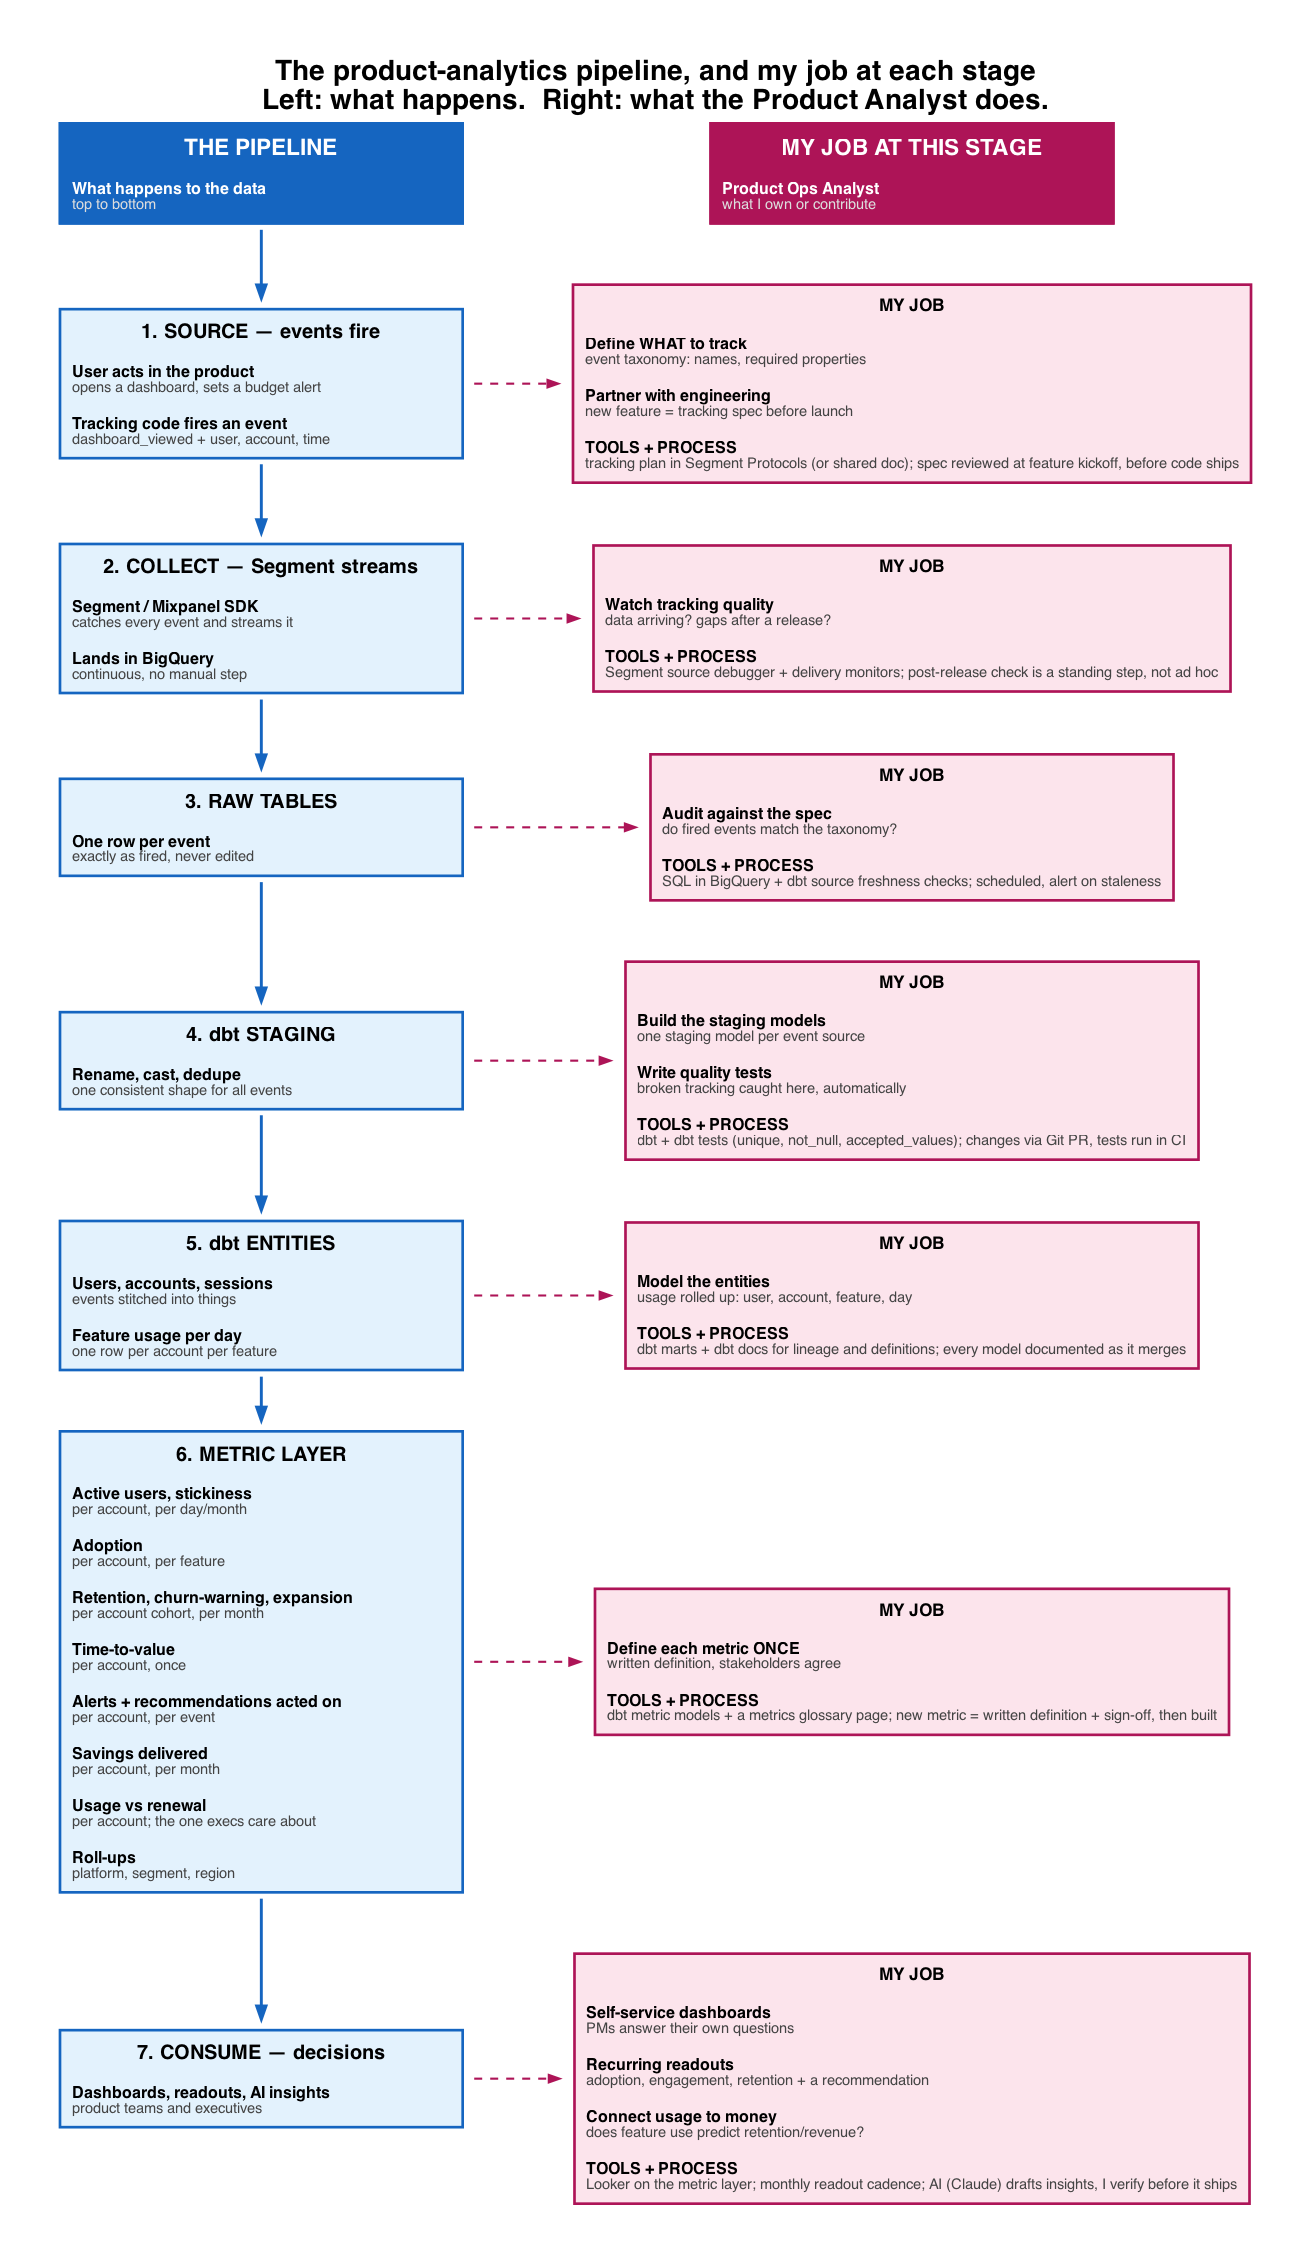

Source code (Python):
import graphviz
import os

# ---------------------------------------------------------------------
# DoiT's product-analytics pipeline top to bottom, and next to every
# stage: what the Product Ops Analyst actually does there.
# Left lane  (blue)  = what happens mechanically
# Right lane (pink)  = my job at that stage
# Interview-prep reference, not pipeline code.
# ---------------------------------------------------------------------

TITLE = (
    "The product-analytics pipeline, and my job at each stage\n"
    "Left: what happens.  Right: what the Product Analyst does."
)

W = 300


def cell(title, fill, border, rows, width=W, tsize="15", white=False):
    tcolor = ' COLOR="white"' if white else ""
    gcolor = "#DDDDDD" if white else "#444444"
    body = "".join(
        f'<TR><TD ALIGN="LEFT" BALIGN="LEFT" WIDTH="{width}">'
        f'<FONT POINT-SIZE="12"{tcolor}><B>{name}</B></FONT><BR/>'
        f'<FONT POINT-SIZE="11" COLOR="{gcolor}">{gloss}</FONT></TD></TR>'
        for name, gloss in rows
    )
    return (
        f'<<TABLE BORDER="2" COLOR="{border}" CELLBORDER="0" '
        f'CELLSPACING="0" CELLPADDING="8" BGCOLOR="{fill}">'
        f'<TR><TD ALIGN="CENTER" WIDTH="{width}">'
        f'<FONT POINT-SIZE="{tsize}"{tcolor}><B>{title}</B></FONT></TD></TR>'
        f"{body}</TABLE>>"
    )


g = graphviz.Digraph("event_to_dbt", format="png")
g.attr(
    rankdir="TB",
    bgcolor="white",
    pad="0.5",
    nodesep="0.9",
    ranksep="0.5",
    label=TITLE,
    labelloc="t",
    fontname="Helvetica-Bold",
    fontsize="21",
)
g.attr("node", shape="plaintext", fontname="Helvetica")
g.attr("edge", penwidth="2.2", arrowsize="1.0")

PIPE_FILL, PIPE_BORDER = "#E3F2FD", "#1565C0"
JOB_FILL, JOB_BORDER = "#FCE4EC", "#AD1457"

g.node("p_head", cell("THE PIPELINE", PIPE_BORDER, PIPE_BORDER,
                      [("What happens to the data", "top to bottom")],
                      tsize="17", white=True))
g.node("j_head", cell("MY JOB AT THIS STAGE", JOB_BORDER, JOB_BORDER,
                      [("Product Ops Analyst", "what I own or contribute")],
                      tsize="17", white=True))

# key, pipeline(title, rows), job rows
STAGES = [
    ("source", "1. SOURCE — events fire",
     [("User acts in the product", "opens a dashboard, sets a budget alert"),
      ("Tracking code fires an event", "dashboard_viewed + user, account, time")],
     [("Define WHAT to track", "event taxonomy: names, required properties"),
      ("Partner with engineering", "new feature = tracking spec before launch"),
      ("TOOLS + PROCESS", "tracking plan in Segment Protocols (or shared doc); "
                          "spec reviewed at feature kickoff, before code ships")]),
    ("collect", "2. COLLECT — Segment streams",
     [("Segment / Mixpanel SDK", "catches every event and streams it"),
      ("Lands in BigQuery", "continuous, no manual step")],
     [("Watch tracking quality", "data arriving? gaps after a release?"),
      ("TOOLS + PROCESS", "Segment source debugger + delivery monitors; "
                          "post-release check is a standing step, not ad hoc")]),
    ("raw", "3. RAW TABLES",
     [("One row per event", "exactly as fired, never edited")],
     [("Audit against the spec", "do fired events match the taxonomy?"),
      ("TOOLS + PROCESS", "SQL in BigQuery + dbt source freshness checks; "
                          "scheduled, alert on staleness")]),
    ("staging", "4. dbt STAGING",
     [("Rename, cast, dedupe", "one consistent shape for all events")],
     [("Build the staging models", "one staging model per event source"),
      ("Write quality tests", "broken tracking caught here, automatically"),
      ("TOOLS + PROCESS", "dbt + dbt tests (unique, not_null, accepted_values); "
                          "changes via Git PR, tests run in CI")]),
    ("entities", "5. dbt ENTITIES",
     [("Users, accounts, sessions", "events stitched into things"),
      ("Feature usage per day", "one row per account per feature")],
     [("Model the entities", "usage rolled up: user, account, feature, day"),
      ("TOOLS + PROCESS", "dbt marts + dbt docs for lineage and definitions; "
                          "every model documented as it merges")]),
    ("metrics", "6. METRIC LAYER",
     [("Active users, stickiness", "per account, per day/month"),
      ("Adoption", "per account, per feature"),
      ("Retention, churn-warning, expansion", "per account cohort, per month"),
      ("Time-to-value", "per account, once"),
      ("Alerts + recommendations acted on", "per account, per event"),
      ("Savings delivered", "per account, per month"),
      ("Usage vs renewal", "per account; the one execs care about"),
      ("Roll-ups", "platform, segment, region")],
     [("Define each metric ONCE", "written definition, stakeholders agree"),
      ("TOOLS + PROCESS", "dbt metric models + a metrics glossary page; "
                          "new metric = written definition + sign-off, then built")]),
    ("consume", "7. CONSUME — decisions",
     [("Dashboards, readouts, AI insights", "product teams and executives")],
     [("Self-service dashboards", "PMs answer their own questions"),
      ("Recurring readouts", "adoption, engagement, retention + a recommendation"),
      ("Connect usage to money", "does feature use predict retention/revenue?"),
      ("TOOLS + PROCESS", "Looker on the metric layer; monthly readout cadence; "
                          "AI (Claude) drafts insights, I verify before it ships")]),
]

for key, title, p_rows, j_rows in STAGES:
    g.node(f"p_{key}", cell(title, PIPE_FILL, PIPE_BORDER, p_rows))
    g.node(f"j_{key}", cell("MY JOB", JOB_FILL, JOB_BORDER, j_rows, tsize="13"))
    with g.subgraph() as s:
        s.attr(rank="same")
        s.node(f"p_{key}")
        s.node(f"j_{key}")
    g.edge(f"p_{key}", f"j_{key}", color="#AD1457", style="dashed",
           penwidth="1.6", arrowsize="0.8", constraint="false")

with g.subgraph() as s:
    s.attr(rank="same")
    s.node("p_head")
    s.node("j_head")

g.edge("p_head", "p_source", color="#1565C0")
g.edge("j_head", "j_source", style="invis")
for (a, *_), (b, *_) in zip(STAGES, STAGES[1:]):
    g.edge(f"p_{a}", f"p_{b}", color="#1565C0")
    g.edge(f"j_{a}", f"j_{b}", style="invis")

out = os.path.join(os.path.dirname(os.path.abspath(__file__)), "event_to_dbt_diagram")
g.render(out, cleanup=True)
print(f"wrote {out}.png")
